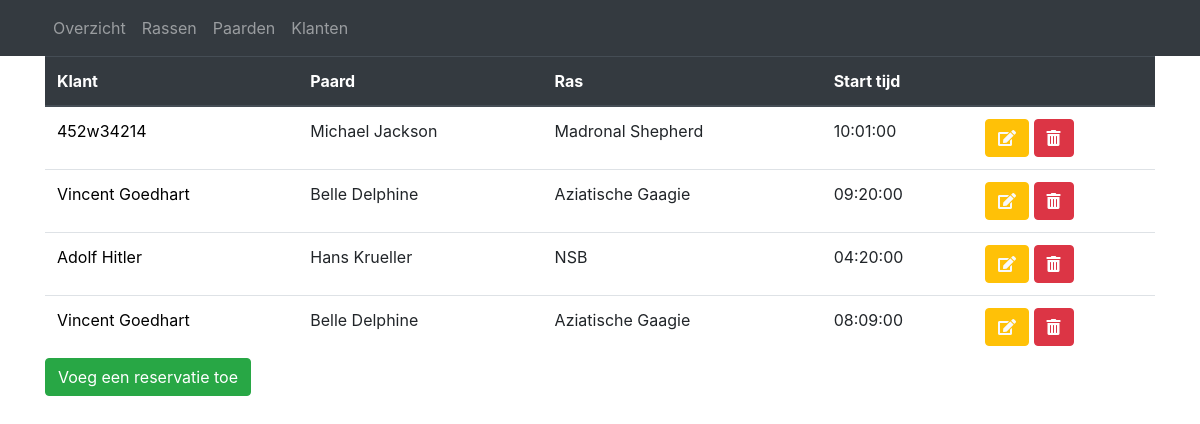
The page / on the database its author committed.
### tables this page shows
CREATE TABLE IF NOT EXISTS `reservation` (
  `id` int(11) NOT NULL,
  `customer_id` int(11) NOT NULL,
  `horse_id` int(11) NOT NULL,
  `start_time` time NOT NULL
);

CREATE TABLE IF NOT EXISTS `customer` (
  `id` int(11) NOT NULL,
  `name` varchar(50) NOT NULL,
  `adres` varchar(50) NOT NULL,
  `postal_code` varchar(7) NOT NULL,
  `town` varchar(50) NOT NULL,
  `phone` varchar(11) NOT NULL,
  `email` varchar(100) NOT NULL
);

CREATE TABLE IF NOT EXISTS `horse` (
  `id` int(11) NOT NULL,
  `race_id` int(11) NOT NULL,
  `name` varchar(50) NOT NULL,
  `age` int(11) NOT NULL
);

CREATE TABLE IF NOT EXISTS `race` (
  `id` int(11) NOT NULL,
  `name` varchar(255) NOT NULL,
  `height` decimal(4,1) NOT NULL
);

### core/core.php (called while the page is built, shortened)
<?php
function render($filename, $data = null)
{
	require(ROOT . 'view/templates/header.php');
	require(ROOT . 'view/' . $filename . '.php');
	require(ROOT . 'view/templates/footer.php');
}

### controller/HomeController.php (called while the page is built, shortened)
<?php
require(ROOT . "model/HomeModel.php");
require(ROOT . "model/HorseModel.php");
require(ROOT . "model/raceModel.php");
require(ROOT . "model/CustomerModel.php");
function index(){
	$reservations = getAllReservations();
	render("home/index", array('reservations' => $reservations));
}

### public/index.php (called while the page is built, shortened)
<?php
require(ROOT . "core/route.php");
require(ROOT . "core/core.php");
route();

### model/HomeModel.php (called while the page is built, shortened)
<?php
function getAllReservations(){
	$db = openDatabaseConnection();
	$sql = "SELECT * FROM reservation";
	$query = $db->prepare($sql);
	$query->execute();
	return $query->fetchAll();
}

### model/CustomerModel.php (called while the page is built, shortened)
<?php
function getCustomer($id){
	$db = openDatabaseConnection();
	$sql = "SELECT * FROM customer WHERE id = :id";
	$query = $db->prepare($sql);
	$query->bindParam(":id", $id);
	$query->execute();
	return $query->fetch();
}

### model/HorseModel.php (called while the page is built, shortened)
<?php
function getHorse($id){
	$db = openDatabaseConnection();
	$sql = "SELECT * FROM horse WHERE id = :id";
	$query = $db->prepare($sql);
	$query->bindParam(":id", $id);
	$query->execute();
	return $query->fetch();
}

### model/RaceModel.php (called while the page is built, shortened)
<?php
function getRace($id){
	$db = openDatabaseConnection();
	$sql = "SELECT * FROM race WHERE id = :id";
	$query = $db->prepare($sql);
	$query->bindParam(":id", $id);
	$query->execute();
	return $query->fetch();
}

### view/home/index.php (the view)
<div class="container">
	<table class="table m-0">
		<thead class="thead-dark">
			<tr>
				<th scope="col">Klant</th>
				<th scope="col">Paard</th>
				<th scope="col">Ras</th>
				<th scope="col">Start tijd</th>
				<th scope="col"></th>
			</tr>
		</thead>
		<tbody>
			<?php foreach ($reservations as $row) { ?>
				<tr>
					<td><a href="<?= URL ?>customer/index"><?= getCustomer($row['customer_id'])['name'] ?></a></td>
					<td><?= getHorse($row['horse_id'])['name'] ?></td>
					<td><?= getRace(getHorse($row['horse_id'])['race_id'])['name'] ?></td>
					<td><?= $row["start_time"] ?></td>
					<td>
						<a href="<?= URL ?>home/edit/<?= $row['id'] ?>" class="btn btn-warning"><i class="text-light fas fa-edit"></i></a>
						<a href="<?= URL ?>home/delete/<?= $row['id'] ?>" class="btn btn-danger"><i class="fas fa-trash-alt"></i></a>
					</td>
				</tr>
			<?php } ?>
		</tbody>
	</table>
	<a href="<?= URL ?>home/create" class="btn btn-success">Voeg een reservatie toe</a>
</div>

### core/route.php (shortened to what this page needs)
<?php
function route()
{
	$url = splitUrl();
	if (!$url['controller']) {
		call_user_func('index');
	} else {
		require(ROOT . 'controller/ErrorController.php');
		call_user_func('error_404');
	}
}

### view/templates/header.php (shortened to what this page needs)
<!DOCTYPE html>
<html>
	<head>
		<link rel="stylesheet" href="https://use.fontawesome.com/releases/v5.8.0/css/all.css">
		<link rel="stylesheet" href="https://maxcdn.bootstrapcdn.com/bootstrap/4.3.1/css/bootstrap.min.css">
		<link rel="stylesheet" href="<?= URL ?>/css/style.css">
	</head>
	<body>
	<nav class="navbar navbar-expand-md navbar-dark u bg-dark sticky-top">
	    <div class="container">
	        <div class="collapse navbar-collapse" id="collapse_target">
	            <ul class="navbar-nav">
	                <li><a href="<?= URL ?>home/index" class="nav-link">Overzicht</a></li>
	                <li><a href="<?= URL ?>race/index" class="nav-link">Rassen</a></li>
	                <li><a href="<?= URL ?>horse/index" class="nav-link">Paarden</a></li>
	                <li><a href="<?= URL ?>customer/index" class="nav-link">Klanten</a></li>
	            </ul>
	        </div>
	    </div>
	</nav>

### view/templates/footer.php
	</body>
</html>

### public/css/style.css (style rules this page uses)
a { text-decoration: none; color: black; }

### rows shown on the page
reservation: customer.name "452w34214", horse.name "Michael Jackson", horse.name "Madronal Shepherd", start_time "10:01:00"
reservation: customer.name "Vincent Goedhart", horse.name "Belle Delphine", horse.name "Aziatische Gaagie", start_time "09:20:00"
reservation: customer.name "Adolf Hitler", horse.name "Hans Krueller", horse.name "NSB", start_time "04:20:00"
reservation: customer.name "Vincent Goedhart", horse.name "Belle Delphine", horse.name "Aziatische Gaagie", start_time "08:09:00"
